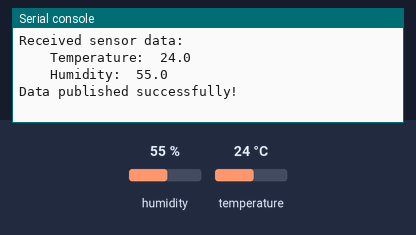
The program below on a simulated ESP32 board running MicroPython. On the bench: the last lines printed to the serial console. The inputs (shaded band) are chosen by the test bench; at power-on: humidity 55 %, temperature 24 °C. WiFi joins after 1.5 s; the clock reads 2024-03-15 10:24:30 at power-on unless the program sets it; no MQTT or app messages arrive unless stated.

Above: at 3.4 s.
3.5 s: humidity set to 22 %
At 4.8 s:
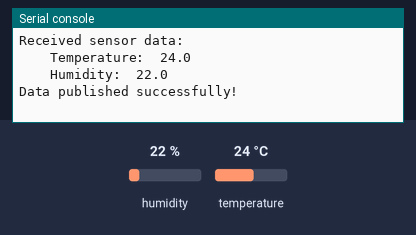
5.0 s: temperature set to 12 °C
6.5 s: humidity set to 40 %
At 8.2 s:
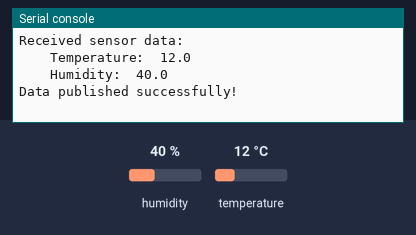
Timing chart, 0 to 9.7 s (numbered marks = the images above; inputs shaded):
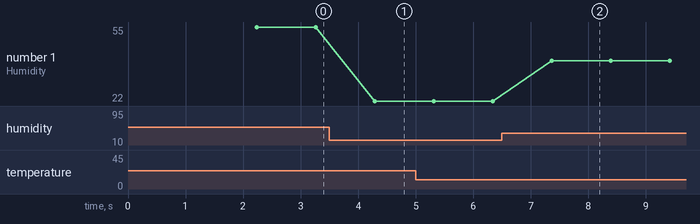

The program:

main.py
```python
import utime
from machine import Pin
import dht
import network
from umqtt.simple import MQTTClient
import json
from wificredentials import WifiCredentials

wifi = network.WLAN(network.STA_IF)
wifi.active(True)
wifiSSID = WifiCredentials.ssid
wifiPassword = WifiCredentials.password

# DHT sensor
dht_sensor = dht.DHT22(Pin(4))  # Adjust the pin number as needed

# MQTT configuration
MQTT_BROKER = "192.168.137.218"
MQTT_PORT = 1883
MQTT_TOPIC = "test-temp"
CLIENT_ID = "esp32_client"


class MyClient:
    def __init__(self, client_id, broker, port):
        self.client_id = client_id
        self.broker = broker
        self.port = port
        self.client = MQTTClient(CLIENT_ID, MQTT_BROKER, port=MQTT_PORT)

    def connectToMQTT(self):
        self.client.connect()
        print("Connected to MQTT broker")

    def publish(self, topic, payload):
        try:
            self.client.publish(topic, json.dumps(payload), qos=1)
            print("Data published successfully!")
        except OSError as e:
            print("Failed to send data: ", e)
        except Exception as e:
            print("Unexpected error: ", e)

    def disconnect(self):
        self.client.disconnect()


if __name__ == "__main__":
    client = MyClient(CLIENT_ID, MQTT_BROKER, MQTT_PORT)
    client.connectToMQTT()
    while True:
        if not wifi.isconnected():
            print("WiFi disconnected, attempting to reconnect...")
            wifi.connect(wifiSSID, wifiPassword)
            while not wifi.isconnected():
                print("Reconnecting...")
                utime.sleep(1)
            print("Reconnected to WiFi")
            print(wifi.ifconfig())
        try:
            dht_sensor.measure()
            temp = dht_sensor.temperature()
            hum = dht_sensor.humidity()

            print("Received sensor data:")
            print("    Temperature: ", temp)
            print("    Humidity: ", hum)

            payload = {
                "timestamp": utime.time(),
                "temperature": temp,
                "humidity": hum,
            }

            client.publish(MQTT_TOPIC, payload)
            print()

        except OSError as e:
            print("Oops! Something went wrong: ", e)
        except ValueError as e:
            print("ValueError: ", e)
        except Exception as e:
            print("Unexpected error: ", e)
        except KeyboardInterrupt:
            client.disconnect()
            break
        utime.sleep(1)
```

wificredentials.py
```python
class WifiCredentials:
    ssid = "my_wifi_ssid"
    password = "my_wifi_password"
```

boot.py
```python
import ntptime
from time import sleep
import network
import esp
import gc
from wificredentials import WifiCredentials

esp.osdebug(None)
gc.collect()

# Configure Wifi
wifi = network.WLAN(network.STA_IF)
wifi.active(True)
wifiSSID = WifiCredentials.ssid
wifiPassword = WifiCredentials.password

max_retries = 5
for attempt in range(max_retries):
    try:
        wifi.connect(wifiSSID, wifiPassword)
        while not wifi.isconnected():
            print("Wifi is not connected")
            sleep(1)
        print("Wifi connection successful")
        print(wifi.ifconfig())
        break
    except OSError as e:
        print(f"Attempt {attempt + 1} failed: {e}")
        sleep(1)
else:
    print("Failed to connect to WiFi after multiple attempts")

# Set custom NTP server
ntptime.host = "pool.ntp.org"

print("Syncing time")
max_retries = 5
for attempt in range(max_retries):
    try:
        ntptime.settime()
        print("Time synced successfully")
        break
    except OSError as e:
        if e.errno == 116:
            print(f"Attempt {attempt + 1} failed: {e}")
            sleep(1)
        else:
            raise
else:
    print("Failed to sync time after multiple attempts")

print("a")
```

Measured:
- after the input at 3.5 s, the serial console: prints a new line after 0.79 s (image 1)
- after the input at 6.5 s, the serial console: prints a new line after 0.86 s (image 2)
- plotted number 1: 55 → 22 after the input at 3.5 s, 22 → 40 after the input at 6.5 s
